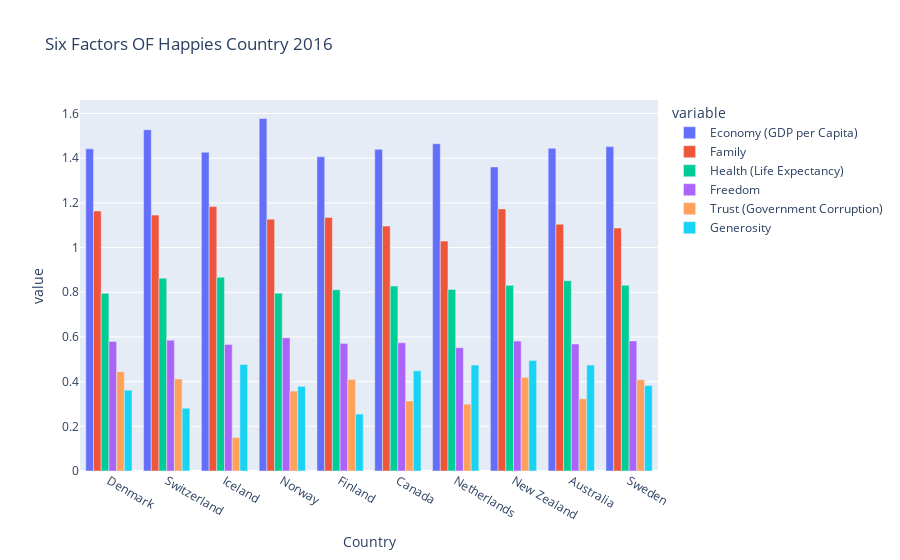

Here is the notebook cell this chart was saved with:
### Code cell
# char = px.bar(df_2[:10], x = 'Country', y = 'Happiness Score')
# char.show()

char = px.bar(df_2[:10], 
              x="Country", 
              y = ['Economy (GDP per Capita)', 
                   'Family', 
                   'Health (Life Expectancy)', 
                   'Freedom', 
                   'Trust (Government Corruption)', 
                   'Generosity'
                  ],
              barmode = 'group',
              title="Six Factors OF Happies Country 2016"
             )
char.show()

### Figure 1 — Plotly figure (JSON) as saved in the notebook; plotly's stock layout.template omitted (floating-point values rounded to 4 significant figures)
{"data": [{"alignmentgroup": "True", "hovertemplate": "variable=Economy (GDP per Capita)<br>Country=%{x}<br>value=%{y}<extra></extra>", "legendgroup": "Economy (GDP per Capita)", "marker": {"color": "#636efa", "pattern": {"shape": ""}}, "name": "Economy (GDP per Capita)", "offsetgroup": "Economy (GDP per Capita)", "orientation": "v", "showlegend": true, "textposition": "auto", "type": "bar", "x": ["Denmark", "Switzerland", "Iceland", "Norway", "Finland", "Canada", "Netherlands", "New Zealand", "Australia", "Sweden"], "xaxis": "x", "y": [1.442, 1.527, 1.427, 1.577, 1.406, 1.44, 1.465, 1.361, 1.444, 1.452], "yaxis": "y"}, {"alignmentgroup": "True", "hovertemplate": "variable=Family<br>Country=%{x}<br>value=%{y}<extra></extra>", "legendgroup": "Family", "marker": {"color": "#EF553B", "pattern": {"shape": ""}}, "name": "Family", "offsetgroup": "Family", "orientation": "v", "showlegend": true, "textposition": "auto", "type": "bar", "x": ["Denmark", "Switzerland", "Iceland", "Norway", "Finland", "Canada", "Netherlands", "New Zealand", "Australia", "Sweden"], "xaxis": "x", "y": [1.164, 1.145, 1.183, 1.127, 1.135, 1.096, 1.029, 1.173, 1.105, 1.088], "yaxis": "y"}, {"alignmentgroup": "True", "hovertemplate": "variable=Health (Life Expectancy)<br>Country=%{x}<br>value=%{y}<extra></extra>", "legendgroup": "Health (Life Expectancy)", "marker": {"color": "#00cc96", "pattern": {"shape": ""}}, "name": "Health (Life Expectancy)", "offsetgroup": "Health (Life Expectancy)", "orientation": "v", "showlegend": true, "textposition": "auto", "type": "bar", "x": ["Denmark", "Switzerland", "Iceland", "Norway", "Finland", "Canada", "Netherlands", "New Zealand", "Australia", "Sweden"], "xaxis": "x", "y": [0.795, 0.863, 0.8673, 0.7958, 0.8109, 0.8276, 0.8123, 0.831, 0.8512, 0.8312], "yaxis": "y"}, {"alignmentgroup": "True", "hovertemplate": "variable=Freedom<br>Country=%{x}<br>value=%{y}<extra></extra>", "legendgroup": "Freedom", "marker": {"color": "#ab63fa", "pattern": {"shape": ""}}, "name": "Freedom", "offsetgroup": "Freedom", "orientation": "v", "showlegend": true, "textposition": "auto", "type": "bar", "x": ["Denmark", "Switzerland", "Iceland", "Norway", "Finland", "Canada", "Netherlands", "New Zealand", "Australia", "Sweden"], "xaxis": "x", "y": [0.5794, 0.5856, 0.5662, 0.5961, 0.571, 0.5737, 0.5521, 0.5815, 0.5684, 0.5822], "yaxis": "y"}, {"alignmentgroup": "True", "hovertemplate": "variable=Trust (Government Corruption)<br>Country=%{x}<br>value=%{y}<extra></extra>", "legendgroup": "Trust (Government Corruption)", "marker": {"color": "#FFA15A", "pattern": {"shape": ""}}, "name": "Trust (Government Corruption)", "offsetgroup": "Trust (Government Corruption)", "orientation": "v", "showlegend": true, "textposition": "auto", "type": "bar", "x": ["Denmark", "Switzerland", "Iceland", "Norway", "Finland", "Canada", "Netherlands", "New Zealand", "Australia", "Sweden"], "xaxis": "x", "y": [0.4445, 0.412, 0.1497, 0.3578, 0.41, 0.3133, 0.2993, 0.419, 0.3233, 0.4087], "yaxis": "y"}, {"alignmentgroup": "True", "hovertemplate": "variable=Generosity<br>Country=%{x}<br>value=%{y}<extra></extra>", "legendgroup": "Generosity", "marker": {"color": "#19d3f3", "pattern": {"shape": ""}}, "name": "Generosity", "offsetgroup": "Generosity", "orientation": "v", "showlegend": true, "textposition": "auto", "type": "bar", "x": ["Denmark", "Switzerland", "Iceland", "Norway", "Finland", "Canada", "Netherlands", "New Zealand", "Australia", "Sweden"], "xaxis": "x", "y": [0.3617, 0.2808, 0.4768, 0.379, 0.2549, 0.4483, 0.4742, 0.494, 0.4741, 0.3825], "yaxis": "y"}], "layout": {"autosize": true, "barmode": "group", "legend": {"title": {"text": "variable"}, "tracegroupgap": 0}, "title": {"text": "Six Factors OF Happies Country 2016"}, "xaxis": {"anchor": "y", "autorange": true, "domain": [0, 1], "range": [-0.5, 9.5], "title": {"text": "Country"}, "type": "category"}, "yaxis": {"anchor": "x", "autorange": true, "domain": [0, 1], "range": [0, 1.66], "title": {"text": "value"}, "type": "linear"}}}
